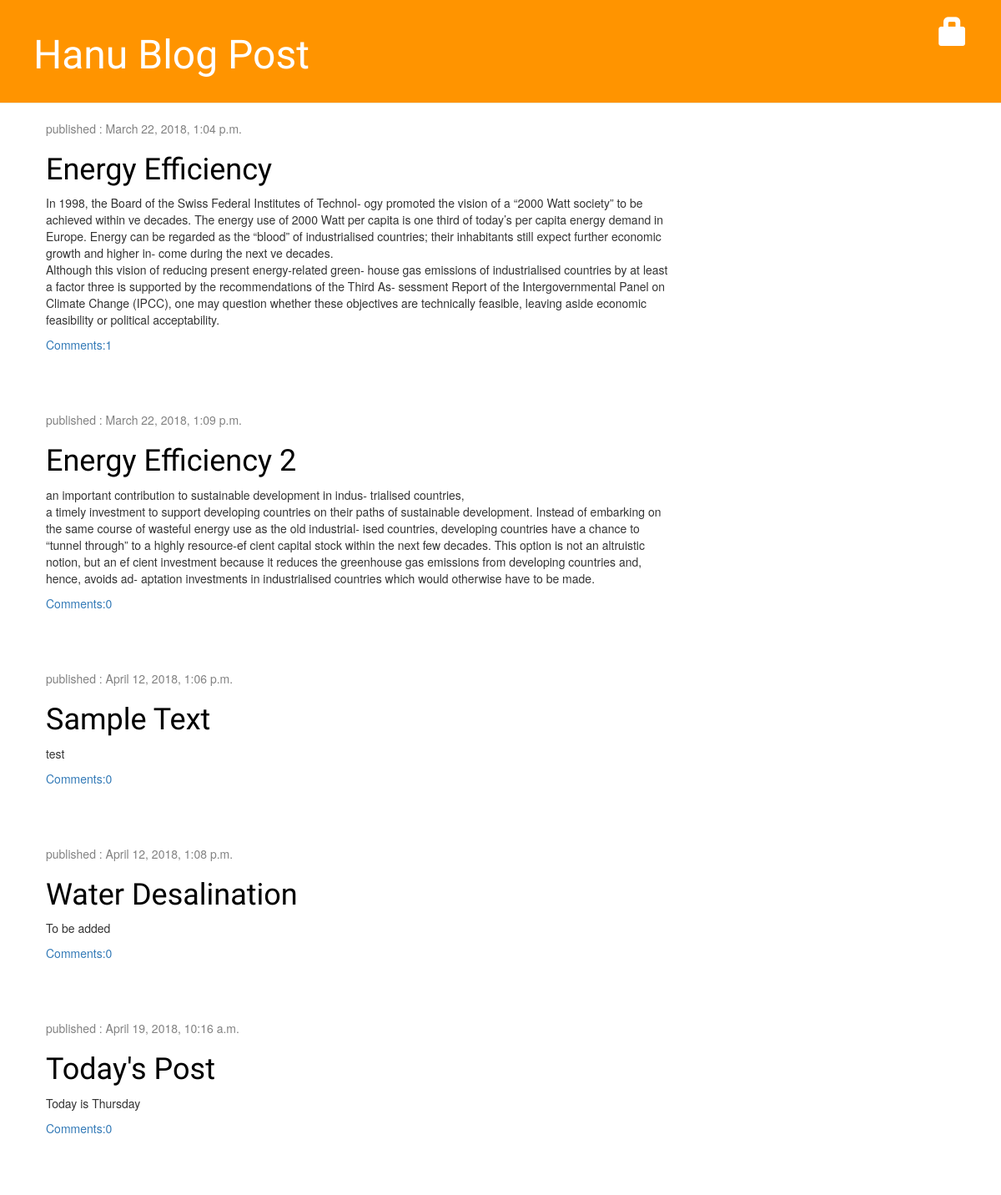
The page / on the database its author committed.
### blog/models.py (models this page shows, shortened)
class Post(models.Model):
    author = models.ForeignKey('auth.User', on_delete=models.CASCADE)
    title = models.CharField(max_length=200)
    text = models.TextField()
    created_date = models.DateTimeField(default=timezone.now)
    published_date = models.DateTimeField(blank=True, null=True)
    def approved_comments(self):
        return self.comments.filter(approved_comment=True)

### blog/views.py (the view)
# urls.py: urlpatterns = [ url(r'^$',views.post_list, name = 'post_list'),
def post_list(request):
    posts = Post.objects.all()
    return render(request, 'blog/post_list.html',{'posts':posts}) #request: anything from user / blog/post_list.html: template page /posts : to fill in the template with data

### blog/templates/blog/post_list.html
{% extends 'blog/base.html' %}
{% block content %}
        {% for post in posts %}
                <div class="post">
                     <div class="date">
                            <p>published : {{post.created_date}}</p>
                      </div>
                     <h1><a href="{% url 'post_detail' pk=post.pk %}">{{ post.title }}</a></h1>
                     <p>{{ post.text|linebreaksbr}}</p>
                     <a href="{% url 'post_detail' pk=post.pk %}">Comments:{{ post.approved_comments.count }}</a>
                </div>
       {% endfor %}
{% endblock %}

### blog/Static/css/blog.css (style rules this page uses)
h1, h2, h3, h4 { font-family: 'Lobster', cursive; }
.date { color: #828282; }
.post { margin-bottom: 70px; }
.post h1 a, .post h1 a:visited { color: #000000; }

### rows shown on the page
Post: created_date "March 22, 2018, 1:04 p.m.", title "Energy Efficiency", text "In 1998, the Board of the Swiss Federal Institutes of Technol- ogy promoted the vision of a “2000 Watt society” to be achieved within ve decades. The energy use of 2000 Watt per capita is one third of today’s per capita energy demand in Europe. Energy can be regarded as the “blood” of industrialised countries; their inhabitants still expect further economic growth and higher in- come during the next ve decades. Although this vision of reducing present energy-related green- house gas emissions of industrialised countries by at least a factor three is supported by the recommendations of the Third As- sessment Report of the Intergovernmental Panel on Climate Change (IPCC), one may question…", approved_comments.count "1"
Post: created_date "March 22, 2018, 1:09 p.m.", title "Energy Efficiency 2", text "an important contribution to sustainable development in indus- trialised countries, a timely investment to support developing countries on their paths of sustainable development. Instead of embarking on the same course of wasteful energy use as the old industrial- ised countries, developing countries have a chance to “tunnel through” to a highly resource-ef cient capital stock within the next few decades. This option is not an altruistic notion, but an ef cient investment because it reduces the greenhouse gas emissions from developing countries and, hence, avoids ad- aptation investments in industrialised countries which would otherwise have to be made.", approved_comments.count "0"
Post: created_date "April 12, 2018, 1:06 p.m.", title "Sample Text", text "test", approved_comments.count "0"
Post: created_date "April 12, 2018, 1:08 p.m.", title "Water Desalination", text "To be added", approved_comments.count "0"
Post: created_date "April 19, 2018, 10:16 a.m.", title "Today's Post", text "Today is Thursday", approved_comments.count "0"
